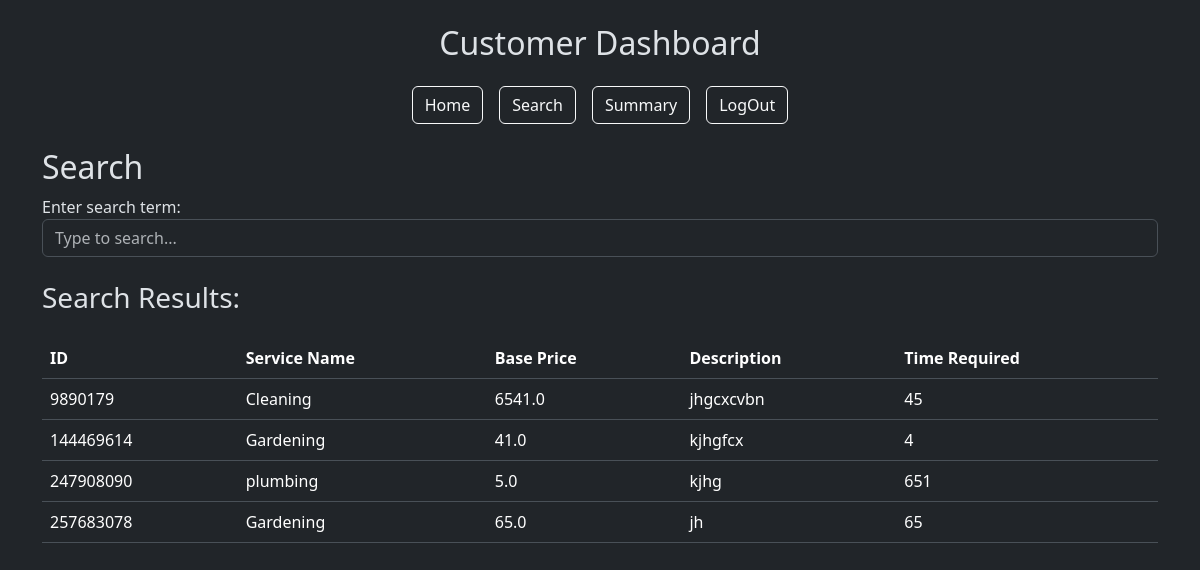
Page /search (signed in) on the committed database.
### models.py (models this page shows)
class Service(db.Model):
    __tablename__ = 'service'
    id = db.Column(db.Integer, primary_key=True)
    service_name = db.Column(db.String(80), unique=False, nullable=False)
    description = db.Column(db.Text, nullable=False)
    price = db.Column(db.Float, nullable=False)
    time_required = db.Column(db.Integer, nullable=False)
    service_requests = db.relationship('ServiceRequest', back_populates='service', lazy=True)

### app.py (the view)
@app.route('/search', methods=['GET', 'POST'])
def search():
    customers = Customer.query.all()
    professionals = Professional.query.all()
    services = Service.query.all()
    service_requests = ServiceRequest.query.all()
    return render_template('search.html', customers=customers, professionals=professionals, services=services, service_requests=service_requests)

### templates/search.html (shortened to what this page needs)
{% extends "layout.html" %}  {% block content %}
<h2>Search</h2>
<div class="form-group">
  <label for="search_term">Enter search term:</label>
  <input
    type="text"
    class="form-control"
    id="search_term"
    name="search_term"
    placeholder="Type to search..."
  />
</div>
<h3 class="my-4">Search Results:</h3>
{% if session.get('user_role') == 'admin' %}
<h4>Service Requests:</h4>
<div class="table-responsive admin">
  <table class="table">
    <thead>
      <tr>
        <th>ID</th>
        <th>Requested By</th>
        <th>Assigned Professional</th>
        <th>Requested Date</th>
        <th>Status</th>
      </tr>
    </thead>
    <tbody>
      {% for service_request in service_requests %}
      <tr class="item">
        <td>{{service_request.id}}</td>
        <td>
          {{ service_request.customer.user.name if service_request.professional
          else 'N/A' }}
        </td>
        <td>
          {{ service_request.professional.user.name if
          service_request.professional else 'N/A' }}
        </td>
        <td>{{service_request.date_of_request.strftime('%Y-%m-%d') }}</td>
        <td>{{service_request.status}}</td>
      </tr>
      {% endfor %}
    </tbody>
  </table>
</div>
<h4>Customers:</h4>
<div class="table-responsive admin">
  <table class="table">
    <thead>
      <tr>
        <th>ID</th>
        <th>Name</th>
        <th>Address</th>
        <th>Contact</th>
        <th>Pincode</th>
      </tr>
    </thead>
    <tbody>
      {% for customer in customers %}
      <tr class="item">
        <td>{{customer.id}}</td>
        <td>{{customer.user.name}}</td>
        <td>{{customer.address}}</td>
        <td>{{customer.contact}}</td>
        <td>{{customer.pincode}}</td>
      </tr>
      {% endfor %}
    </tbody>
  </table>
</div>
<h4>Professionals:</h4>
<div class="table-responsive admin">
  <table class="table">
    <thead>
      <tr>
        <th>ID</th>
        <th>Name</th>
        <th>Experience</th>
        <th>Service Name</th>
        <th>Pincode</th>
      </tr>
    </thead>
    <tbody>
      {% for professional in professionals %}
      <tr class="item">
        <td>{{professional.id}}</td>
        <td>{{professional.user.name}}</td>
        <td>{{professional.experience}}</td>
        <td>{{professional.service_name}}</td>
        <td>{{professional.pincode}}</td>
      </tr>
      {% endfor %}
    </tbody>
  </table>
</div>
{% elif session.get('user_role') == 'customer' %}
<div class="table-responsive">
  <table class="table">
    <thead>
      <tr>
        <th>ID</th>
        <th>Service Name</th>
        <th>Base Price</th>
        <th>Description</th>
        <th>Time Required</th>
      </tr>
    </thead>
    <tbody>
      {% for service in services %}
      <tr class="item">
        <td>{{service.id}}</td>
        <td>{{service.service_name}}</td>
        <td>{{service.price}}</td>
        <td>{{service.description}}</td>
        <td>{{service.time_required}}</td>
      </tr>
      {% endfor %}
    </tbody>
  </table>
</div>
{% endif %} {% endblock %}

### templates/layout.html (shortened to what this page needs)
<!DOCTYPE html>
<html lang="en">
  <head>
    <link
      href="https://cdn.jsdelivr.net/npm/bootstrap@5.3.3/dist/css/bootstrap.min.css"
      rel="stylesheet"
    />
  </head>
  <body data-bs-theme="dark">
    <div class="container mt-4">
      {% if request.endpoint not in ['login', 'register'] %}
      <div class="text-center my-4">
        <h2 class="text-capitalize">
          {{ session.get('user_role') }} Dashboard
        </h2>
      </div>
      <div class="d-flex justify-content-center mb-4">
        <div class="d-flex flex-row gap-3">
          {% with dashboard_url = session['user_role'] + '_dashboard' %}
          <a href="{{ url_for(dashboard_url) }}" class="btn btn-outline-light"
            >Home</a
          >
          {% endwith %}
          <a href="{{ url_for('search') }}" class="btn btn-outline-light"
            >Search</a
          >
          <a href="{{ url_for('summary') }}" class="btn btn-outline-light"
            >Summary</a
          >
          <a href="{{ url_for('logout') }}" class="btn btn-outline-light"
            >LogOut</a
          >
        </div>
      </div>
      {% endif %}
      {% block content %} {% endblock %}
    </div>
  </body>
</html>

### rows in the picture
Service: id "9890179", service_name "Cleaning", price "6541.0", description "jhgcxcvbn", time_required "45"
Service: id "144469614", service_name "Gardening", price "41.0", description "kjhgfcx", time_required "4"
Service: id "247908090", service_name "plumbing", price "5.0", description "kjhg", time_required "651"
Service: id "257683078", service_name "Gardening", price "65.0", description "jh", time_required "65"

### other values in the picture
{{ session.get('user_role') }} "Customer"
